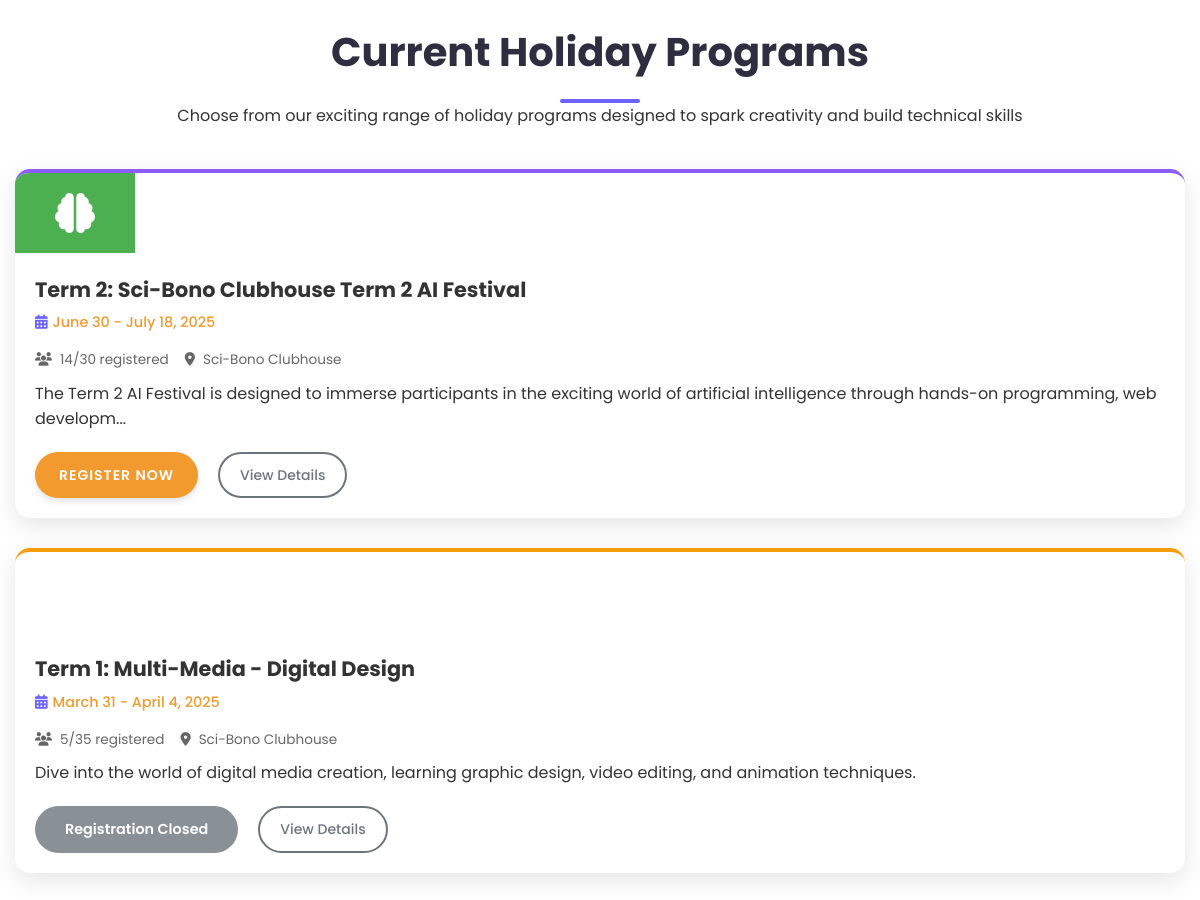
Before: /app/Views/holidayPrograms/holidayProgramIndex.php (signed in, middle part) with the older database file.
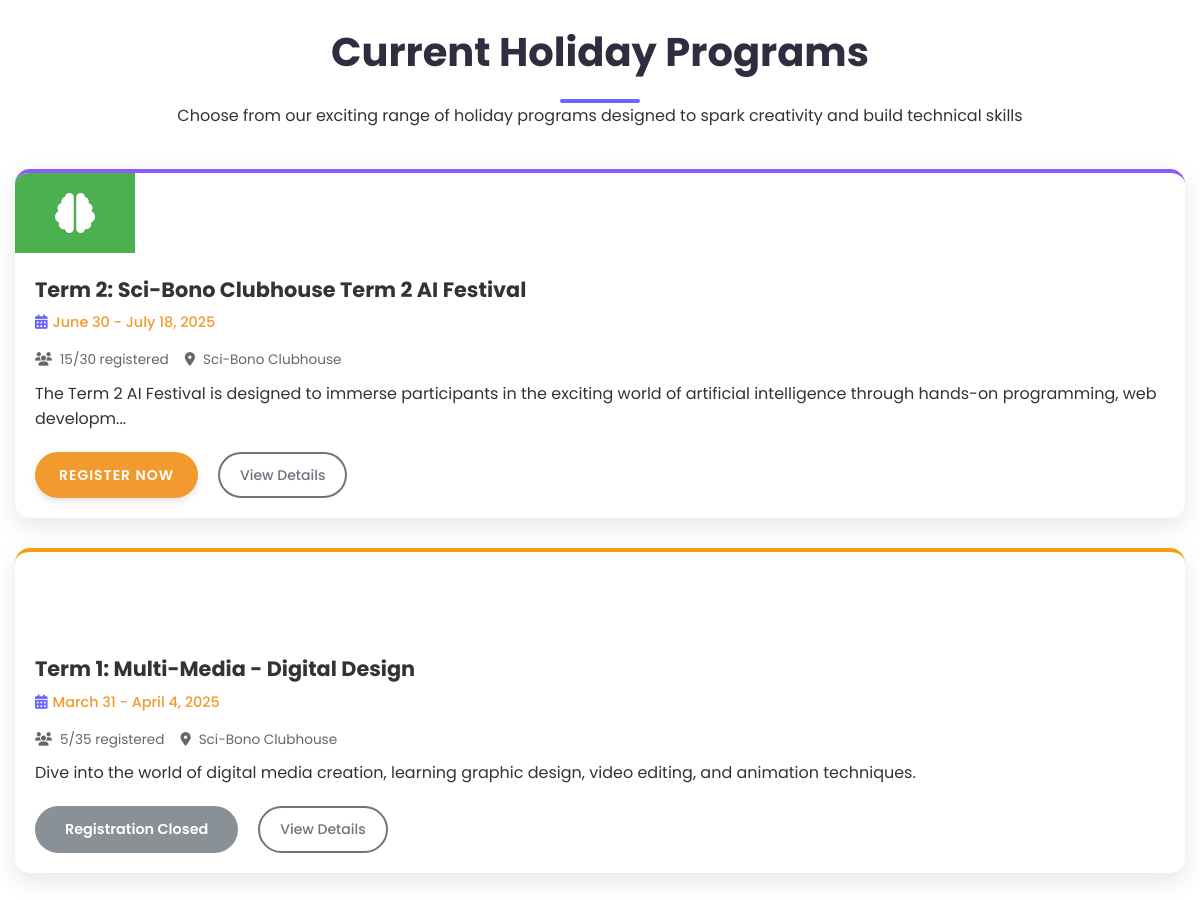
After: the same page with the newer database file.
### tables this page shows
CREATE TABLE `holiday_programs` (
  `id` int NOT NULL,
  `term` varchar(50) NOT NULL,
  `title` varchar(255) NOT NULL,
  `description` text,
  `dates` varchar(100) NOT NULL,
  `time` varchar(50) DEFAULT '9:00 AM - 4:00 PM',
  `start_date` date NOT NULL,
  `end_date` date NOT NULL,
  `location` varchar(255) DEFAULT 'Sci-Bono Clubhouse',
  `age_range` varchar(50) DEFAULT '13-18 years',
  `lunch_included` tinyint(1) DEFAULT '1',
  `program_goals` text,
  `registration_deadline` varchar(100) DEFAULT NULL,
  `max_participants` int DEFAULT '30',
  `registration_open` tinyint(1) DEFAULT '1',
  `status` enum('draft','open','closing_soon','closed','completed','cancelled') DEFAULT 'draft',
  `created_at` timestamp NOT NULL DEFAULT CURRENT_TIMESTAMP,
  `updated_at` timestamp NOT NULL DEFAULT CURRENT_TIMESTAMP ON UPDATE CURRENT_TIMESTAMP,
  `auto_close_on_capacity` tinyint(1) NOT NULL DEFAULT '0' COMMENT 'Auto-close registration when capacity is reached',
  `auto_close_on_date` tinyint(1) NOT NULL DEFAULT '0' COMMENT 'Auto-close registration on deadline',
  `notification_settings` longtext COMMENT 'JSON settings for notifications',
  `program_structure` text COMMENT 'Stores program configuration'
);

### app/Views/holidayPrograms/holidayProgramIndex.php (the view, shortened to what the changed rows need)
<?php
require_once '../../../server.php';
$allPrograms = [];
function getHolidayProgramsManually($conn) {
    $programs = [];
    $sql = "SELECT
                id,
                term,
                title,
                description,
                dates,
                start_date,
                end_date,
                registration_open,
                max_participants,
                location,
                age_range,
                time,
                created_at,
                updated_at,
                (SELECT COUNT(*) FROM holiday_program_attendees WHERE program_id = holiday_programs.id) as registration_count
            FROM holiday_programs
            ORDER BY start_date DESC, created_at DESC";
    $result = $conn->query($sql);
    if ($result && $result->num_rows > 0) {
        while ($row = $result->fetch_assoc()) {
            $programs[] = $row;
        }
    }
    return $programs;
}
try {
    $allPrograms = getHolidayProgramsManually($conn);
} catch (Exception $e) {
    error_log("Error getting programs manually: " . $e->getMessage());
    $allPrograms = [];
    $activePrograms = [];
}
?>
<!DOCTYPE html>
<html lang="en">
<head>
    <link rel="stylesheet" href="../../../public/assets/css/holidayProgramIndex.css">
    <link rel="stylesheet" href="../../../public/assets/css/holidayProgramStyles.css">
    <link rel="stylesheet" href="https://cdnjs.cloudflare.com/ajax/libs/font-awesome/6.4.0/css/all.min.css">
</head>
<body>
    <?php include './holidayPrograms-header.php'; ?>
    <section class="programs" id="programs">
        <div class="container">
            <div class="section-header">
                <h2>Current Holiday Programs</h2>
            </div>
            <div class="programs-grid">
                <?php if (!empty($allPrograms)): ?>
                    <?php foreach ($allPrograms as $program): ?>
                        <?php
                        $programIcon = "fas fa-laptop-code";
                        $programColor = "program-tech";
                        $title = $program['title'] ?? $program['term'] ?? 'Holiday Program';
                        $titleLower = strtolower($title);
                        if (strpos($titleLower, 'ai') !== false || strpos($titleLower, 'artificial') !== false) {
                            $programIcon = "fas fa-brain";
                            $programColor = "program-ai";
                        } elseif (strpos($titleLower, 'robotics') !== false || strpos($titleLower, 'robot') !== false) {
                            $programIcon = "fas fa-robot";
                            $programColor = "program-robotics";
                        } elseif (strpos($titleLower, 'web') !== false || strpos($titleLower, 'website') !== false) {
                            $programIcon = "fas fa-globe";
                            $programColor = "program-web";
                        } elseif (strpos($titleLower, 'game') !== false || strpos($titleLower, 'gaming') !== false) {
                            $programIcon = "fas fa-gamepad";
                            $programColor = "program-gaming";
                        } elseif (strpos($titleLower, 'design') !== false || strpos($titleLower, 'graphics') !== false || strpos($titleLower, 'media') !== false) {
                            $programIcon = "fas fa-paint-brush";
                            $programColor = "program-design";
                        }
                        $registrationButton = '';
                        if ($program['registration_open']) {
                            $registrationButton = "<a href='simple_registration.php?program_id={$program['id']}' class='register-btn'>Register Now</a>";
                        } else {
                            $registrationButton = "<span class='coming-soon'>Registration Closed</span>";
                        }
                        $dates = $program['dates'] ?? ($program['start_date'] . ' - ' . $program['end_date']);
                        $registrationCount = $program['registration_count'] ?? 0;
                        $maxParticipants = $program['max_participants'] ?? 30;
                        ?>
                        <div class="program-card <?php echo $programColor; ?>">
                            <div class="program-icon">
                                <i class="<?php echo $programIcon; ?>"></i>
                            </div>
                            <div class="program-info">
                                <h3><?php echo htmlspecialchars($program['term'] ?? 'Term'); ?>: <?php echo htmlspecialchars($program['title']); ?></h3>
                                <div class="program-dates">
                                    <i class="fas fa-calendar-alt"></i> <?php echo htmlspecialchars($dates); ?>
                                </div>
                                <div class="program-meta">
                                    <span class="meta-item">
                                        <i class="fas fa-users"></i>
                                        <?php echo $registrationCount; ?>/<?php echo $maxParticipants; ?> registered
                                    </span>
                                    <?php if ($program['location']): ?>
                                    <span class="meta-item">
                                        <i class="fas fa-map-marker-alt"></i>
                                        <?php echo htmlspecialchars($program['location']); ?>
                                    </span>
                                    <?php endif; ?>
                                </div>
                                <p><?php echo htmlspecialchars(substr($program['description'] ?? '', 0, 150)) . (strlen($program['description'] ?? '') > 150 ? '...' : ''); ?></p>
                                <div class="program-action">
                                    <?php echo $registrationButton; ?>
                                    <a href="holiday-program-details-term.php?id=<?php echo $program['id']; ?>" class="details-link">View Details</a>
                                </div>
                            </div>
                        </div>
                    <?php endforeach; ?>
                <?php endif; ?>
            </div>
        </div>
    </section>
</body>
</html>

Changed rows visible on the page:
changed holiday_programs "Term 2": registrationCount "14" → "15"
